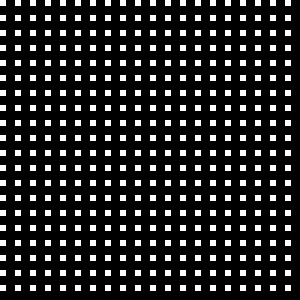
#> input picture dataset/mask_sq.jpg, 300 x 300 px; its folder holds only this picture in this run
$ python object_remove.py
#> lines starting #> are read from the running program, lines starting #| are printed output that depends on the picture; pictures that were not available may be replaced by others from this repository, and a replacement may not be noted
import cv2 as cv
import numpy as np
import timeit


import os


main_folder = 'dataset'
src = 'Pre_image'
mask_des = 'Mask'
TELEA_des = 'Final_image/INPAINT_TELEA'
NS_des = 'Final_image/INPAINT_NS'
FAST_des = 'Final_image/FAST'
BEST_des = 'Final_image/BEST'

src_folder = f'{main_folder}/{src}/'
mask_des_folder = f'{main_folder}/{mask_des}/'
TELEA_des_folder = f'{main_folder}/{TELEA_des}/'
NS_des_folder = f'{main_folder}/{NS_des}/'
FAST_des_folder = f'{main_folder}/{FAST_des}/'
BEST_des_folder = f'{main_folder}/{BEST_des}/'


def extract_number(s):
    try:
        return int(s[:-5])
    except ValueError:
        return s

files = sorted(os.listdir(src_folder), key=extract_number)


def telea(files, src_folder, TELEA_des_folder):
#> called with src_folder = 'dataset/Pre_image/', TELEA_des_folder = 'dataset/Final_image/INPAINT_TELEA/'
    count = 1
    mask = cv.imread(f'{main_folder}/mask_sq.jpg', cv.IMREAD_UNCHANGED)
#> mask is the input picture: shape (300, 300); min 0, max 255, mean 41.1
    time = []
    for file_name in files:
        start = timeit.default_timer()

        # Construct old file name

        source = src_folder + file_name

        image = cv.imread(source, cv.IMREAD_UNCHANGED)

        hight,width = image.shape[:2]
#> hight = 300; width = 300

        # [23 lines of commented-out code are left out]
        inpaint_area = cv.inpaint(image, mask, inpaintRadius=3, flags=cv.INPAINT_TELEA)
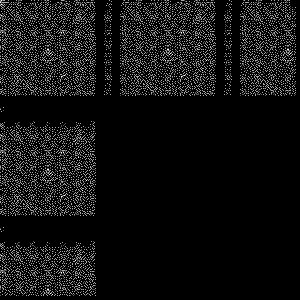
#> inpaint_area: shape (300, 300); min 0, max 3, mean 0.213; drawn with min black and max white

        # [11 lines of commented-out code are left out]
        org_destination = TELEA_des_folder + 'telea_' + str(count) + ".jpeg"

        # Renaming the file
        # cv.imwrite(mask_destination, mask)
        cv.imwrite(org_destination, inpaint_area)
        # os.rename(source, destination)
        count += 1
        #Your statements here

        stop = timeit.default_timer()

        time.append(stop - start)
        # if count%10 == 0:
        #     print(count)
        # break


    print('All Image obejcts are removed using TELEA')
    # print('New Names are')
    # verify the result
    res = os.listdir(TELEA_des_folder)
    print(len(res))

    return time


def ns(files, src_folder, NS_des_folder):
#> called with src_folder = 'dataset/Pre_image/', NS_des_folder = 'dataset/Final_image/INPAINT_NS/'
    count = 1
    mask = cv.imread(f'{main_folder}/mask_sq.jpg', cv.IMREAD_UNCHANGED)
    time = []
    for file_name in files:
        # Construct old file name
        start = timeit.default_timer()

        source = src_folder + file_name

        image = cv.imread(source, cv.IMREAD_UNCHANGED)


        inpaint_area = cv.inpaint(image, mask, inpaintRadius=3, flags=cv.INPAINT_NS)
#> inpaint_area: shape (300, 300); every value is 0

        org_destination = NS_des_folder + 'ns_' + str(count) + ".jpeg"

        # Renaming the file

        cv.imwrite(org_destination, inpaint_area)

        count += 1
        stop = timeit.default_timer()

        time.append(stop - start)
        # if count%10 == 0:
        #     print(count)
        # break


    print('All Image obejcts are removed using NS')
    # print('New Names are')
    # verify the result
    res = os.listdir(NS_des_folder)
    print(len(res))

    return time


def fast(files, src_folder, FAST_des_folder):
#> called with src_folder = 'dataset/Pre_image/', FAST_des_folder = 'dataset/Final_image/FAST/'
    count = 1
    mask = cv.imread(f'{main_folder}/mask_sq.jpg', cv.IMREAD_UNCHANGED)
    time = []
    for file_name in files:
        # Construct old file name
        start = timeit.default_timer()

        source = src_folder + file_name

        image = cv.imread(source, cv.IMREAD_UNCHANGED)


        # [16 lines of commented-out code are left out]
        mask1 = cv.bitwise_not(mask)
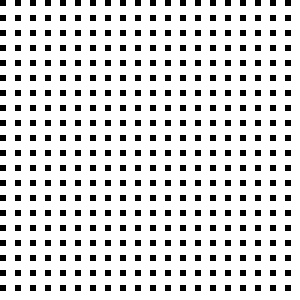
#> mask1: shape (300, 300); min 0, max 255, mean 213.9
        distort = cv.bitwise_and(image, image, mask=mask1)
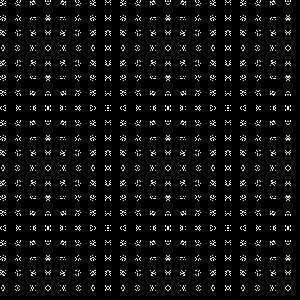
#> distort: shape (300, 300); min 0, max 254, mean 13.9

        restored1 = image.copy()
        # restored2 = image.copy()
        cv.xphoto.inpaint(distort, mask1, restored1, cv.xphoto.INPAINT_FSR_FAST)
        # cv.xphoto.inpaint(distort, mask1, restored2, cv.xphoto.INPAINT_FSR_BEST)


        org_destination = FAST_des_folder + 'fast_' + str(count) + ".jpeg"

        # Renaming the file

        cv.imwrite(org_destination, restored1)
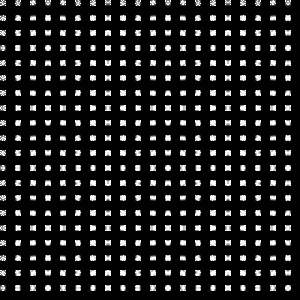
#> saved as fast_1.jpeg: shape (300, 300); min 0, max 255, mean 32.2
#> (the run stopped early here; a loop or call above may not have finished)
